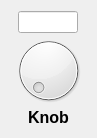
<?xml version="1.0" encoding="UTF-8"?>
<ui version="4.0">
    <class>KnobComponent</class>
    <widget class="QWidget" name="KnobComponent">
        <property name="geometry">
            <rect>
                <x>0</x>
                <y>0</y>
                <width>94</width>
                <height>136</height>
            </rect>
        </property>
        <property name="windowTitle">
            <string>Knob Component</string>
        </property>
        <layout class="QVBoxLayout" name="verticalLayout">
            <property name="spacing">
                <number>0</number>
            </property>
            <item alignment="Qt::AlignHCenter">
                <widget class="QLineEdit" name="knob_editbox">
                    <property name="sizePolicy">
                        <sizepolicy hsizetype="Fixed" vsizetype="Fixed">
                            <horstretch>0</horstretch>
                            <verstretch>0</verstretch>
                        </sizepolicy>
                    </property>
                    <property name="maximumSize">
                        <size>
                            <width>60</width>
                            <height>16777215</height>
                        </size>
                    </property>
                </widget>
            </item>
            <item alignment="Qt::AlignHCenter">
                <widget class="Knob" name="knob">
                    <property name="sizePolicy">
                        <sizepolicy hsizetype="Fixed" vsizetype="Fixed">
                            <horstretch>0</horstretch>
                            <verstretch>0</verstretch>
                        </sizepolicy>
                    </property>
                    <property name="minimumSize">
                        <size>
                            <width>75</width>
                            <height>75</height>
                        </size>
                    </property>
                    <property name="maximumSize">
                        <size>
                            <width>75</width>
                            <height>75</height>
                        </size>
                    </property>
                </widget>
            </item>
            <item alignment="Qt::AlignHCenter">
                <widget class="EditableLabelWidget" name="knob_name">
                    <property name="sizePolicy">
                        <sizepolicy hsizetype="Preferred" vsizetype="Preferred">
                            <horstretch>0</horstretch>
                            <verstretch>0</verstretch>
                        </sizepolicy>
                    </property>
                    <property name="font">
                        <font>
                            <pointsize>12</pointsize>
                            <bold>true</bold>
                        </font>
                    </property>
                    <property name="text">
                        <string>Knob</string>
                    </property>
                </widget>
            </item>
        </layout>
    </widget>
    <customwidgets>
        <customwidget>
            <class>EditableLabelWidget</class>
            <extends>QLabel</extends>
            <header>widgets.editable_label_widget</header>
        </customwidget>
        <customwidget>
            <class>Knob</class>
            <extends>QDial</extends>
            <header>widgets.knob</header>
        </customwidget>
    </customwidgets>
    <resources/>
    <connections/>
    <slots>
        <slot>knob_changed(int)</slot>
    </slots>
</ui>
